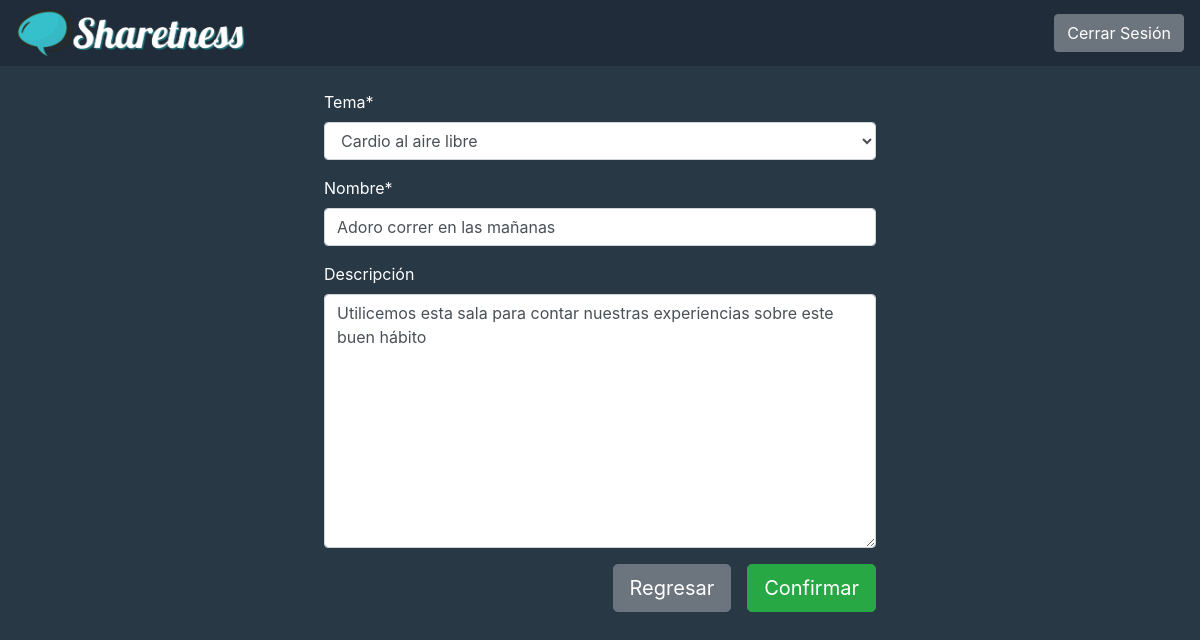
Before: /room_form/9 (signed in) with the older database file.
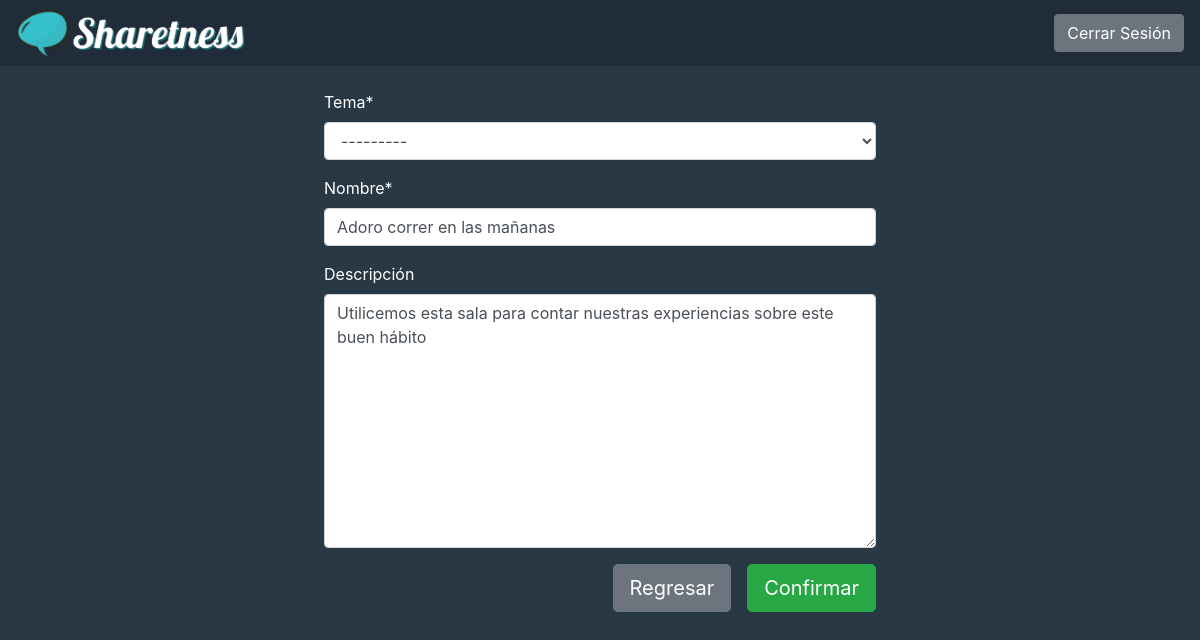
After: the same page with the newer database file.
### forum/models.py (models this page shows, shortened)
class Room(models.Model):
    host = models.ForeignKey(User, on_delete=models.SET_NULL, null=True)
    topic = models.ForeignKey(Topic, on_delete=models.SET_NULL, null=True)
    name = models.CharField(max_length=200)
    description =models.TextField(null=True, blank=True)
    update = models.DateTimeField(auto_now=True)
    created = models.DateTimeField(auto_now_add=True)
    class Meta:
        ordering = ['-update', '-created']

class Topic(models.Model):
    name = models.CharField(max_length=200)
    def __str__(self):
        return self.name

### forum/views.py (the view)
# urls.py: path('room_form/<str:pk>', views.update_room, name="update-room"),
@login_required(login_url='login')
def update_room(request,pk):
    room = Room.objects.get(id=pk)
    form = RoomForm(instance=room)
    if request.user != room.host:
        return HttpResponse('No tiene permitido entrar acá!!')
    if request.method == "POST":
        form = RoomForm(request.POST, instance=room)
        if form.is_valid:
            form.save()
            return redirect('home')
    context = {'form': form}
    return render(request, 'forum/room_form.html', context)

### forum/forms.py
class RoomForm(ModelForm):
    class Meta:
        model = Room
        fields = '__all__'
        labels = {
            'topic': _('Tema'),
            'name': _('Nombre'),
            'description': _('Descripción'),
        }
        exclude = ['host']

### forum/templates/forum/room_form.html (shortened to what this page needs)
{% extends 'main.html' %}
{% load crispy_forms_tags %}
{% block content %}
    <div class="w-50 mx-auto p-4">
        <form action="" method="post">
            {{ form|crispy }}
            <div class="d-flex justify-content-end">
                <a href="{{request.META.HTTP_REFERER}}" class="btn btn-secondary btn-lg mr-3">Regresar</a>
                <input type="submit" class="btn btn-success btn-lg" value="Confirmar">
            </div>
        </form>
    </div>
{% endblock content %}

Changed rows visible on the page:
changed Room "Utilicemos esta sala para contar nuestras experiencias sobre este buen hábito": topic "Cardio al aire libre" → "---------"
